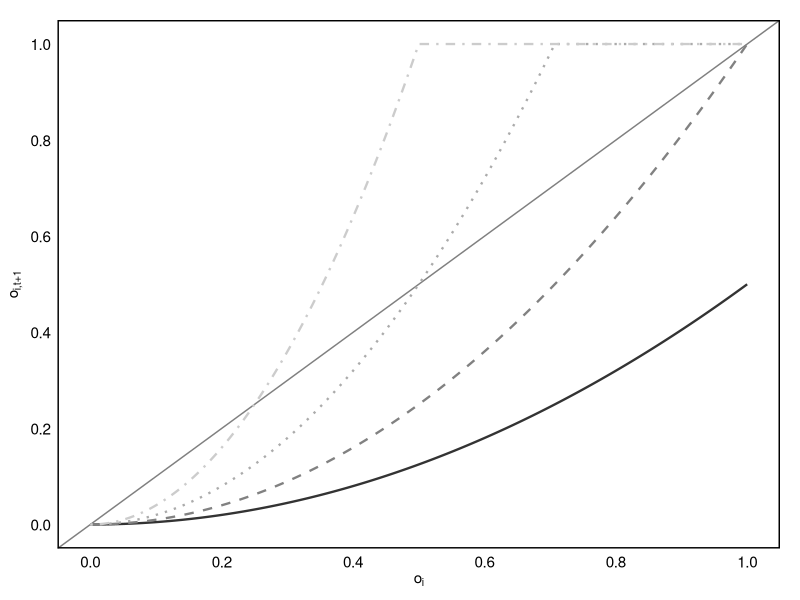
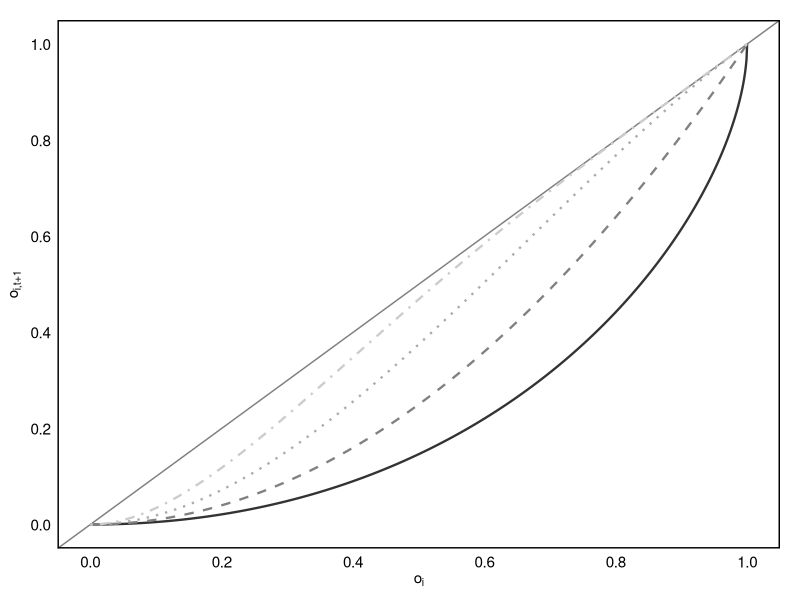
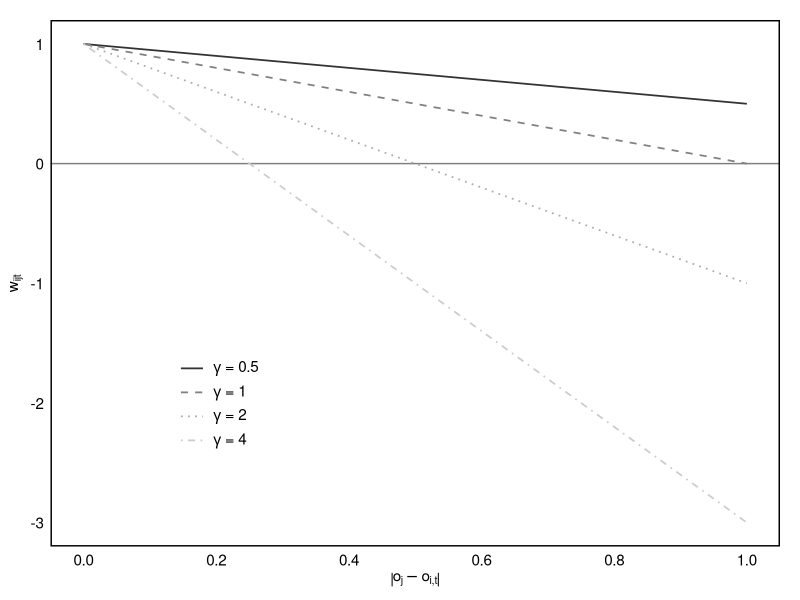
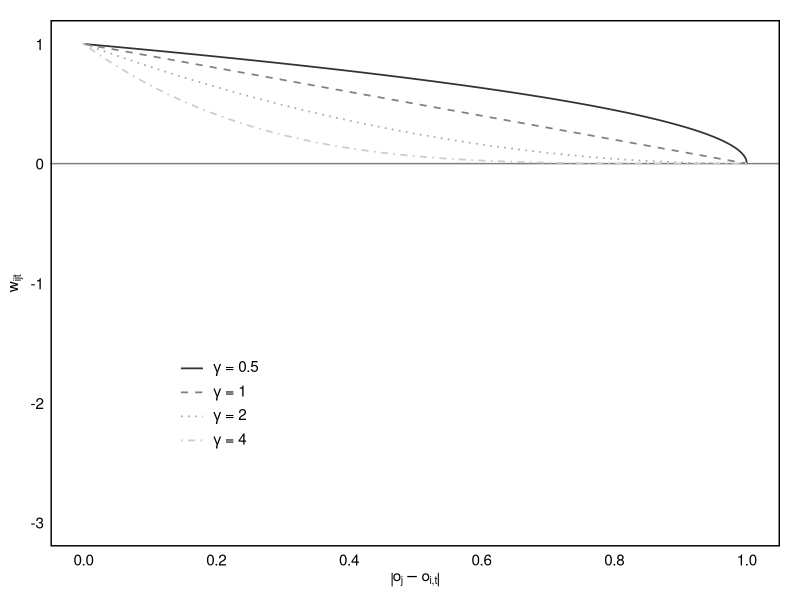
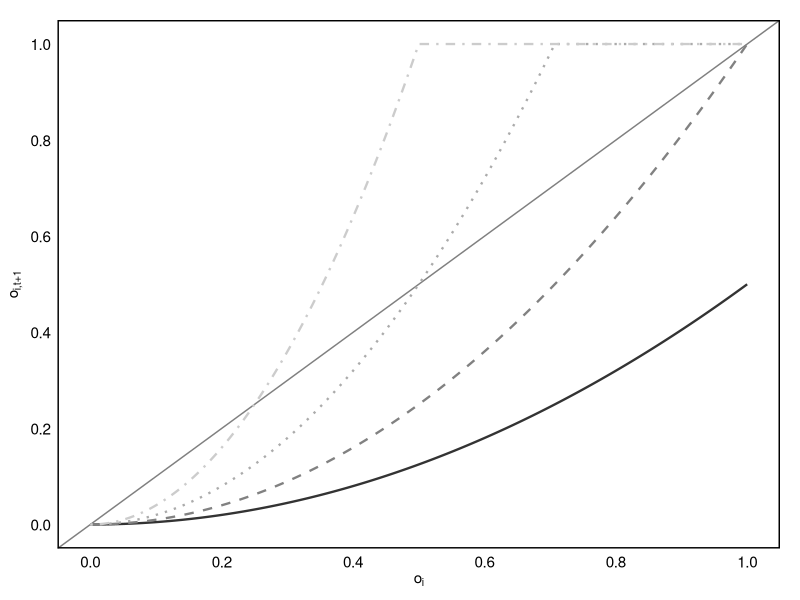
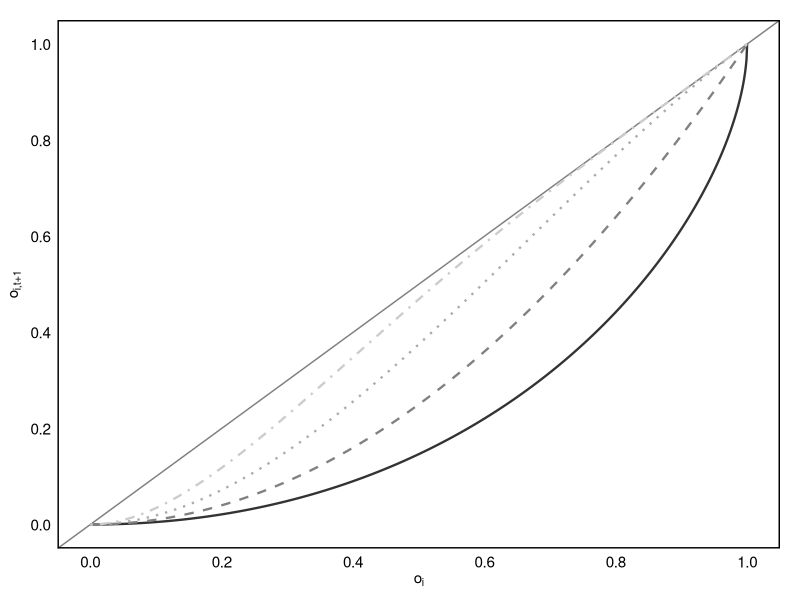
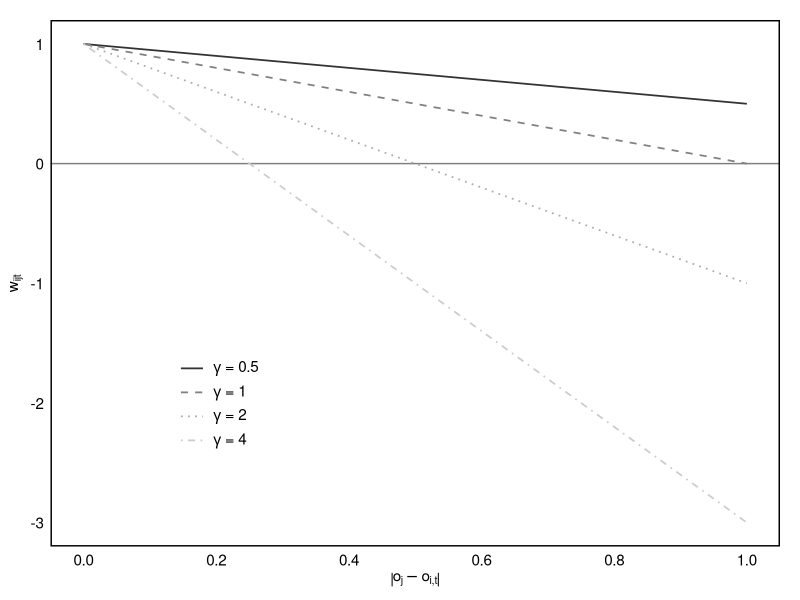
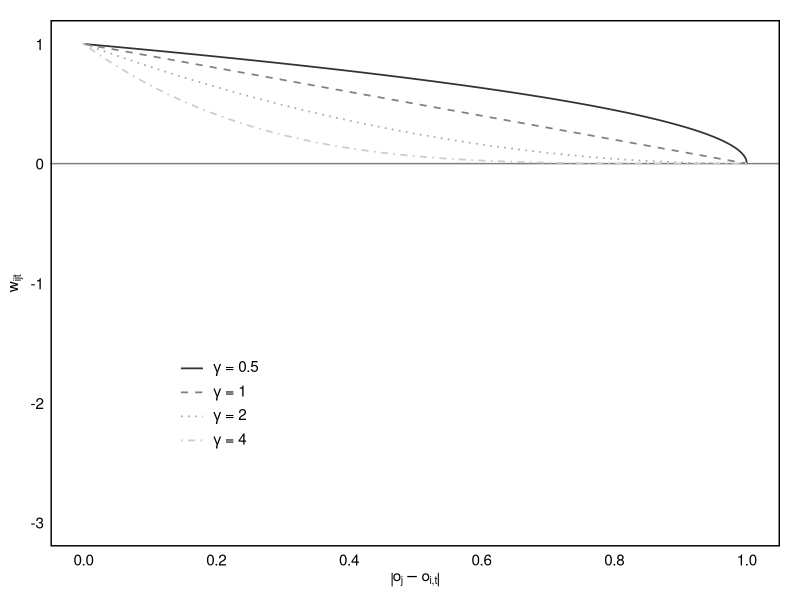

The R source for these figures, in order:
library(ggplot2)

# setting the theme and creating labels ----

theme_set(theme_minimal() +
            theme(axis.text=element_text(size=11,color='black'),
                  axis.title=element_text(size=11),
                  plot.margin = unit(c(1, 1, 0.5, 0.5), "lines"),
                  panel.border = element_rect(fill=NA,color="black", size=1,linetype="solid"),
                  panel.grid.major = element_blank(),
                  panel.grid.minor = element_blank())
)

labs <- c(expression(paste(gamma,' = ',0.5)),
          expression(paste(gamma,' = ',1)),
          expression(paste(gamma,' = ',2)),
          expression(paste(gamma,' = ',4)))

# influence functions and weights ----

fw    <- function(x,y=0,gamma=1){ 1 - (gamma * abs(y - x)) }
fw_bc <- function(x,y=0,gamma=1){ (1 - abs(y - x)) ^ gamma }

cf    <- function(x, y=0, alpha=1, gamma=1){ 
  x2 = x + alpha * fw(x,y,gamma) * (y-x) 
  if(x2>1){ x2 = 1 }
  if(x2<0){ x2 = 0 }
  return(x2)
}
cf_bc <- function(x, y=0, alpha=1, gamma=1){ 
  x2 = x + alpha * fw_bc(x,y,gamma) * (y-x) 
  if(x2>1){ x2 = 1 }
  if(x2<0){ x2 = 0 }
  return(x2)
}

    # the function used in Bayesian models
ncf   <- function(x, y=0, alpha=1, gamma=1, beta=NA){ 
  if(is.na(beta)){ beta = gamma * alpha }  # maybe not true for alpha<1
  x2 = x + alpha * (y - x) - beta * abs(y - x) * (y - x)
  if(x2>1){ x2 = 1 }
  if(x2<0){ x2 = 0 }
  return(x2)
}

# plotting opinion change ----

  # WLI

df <- expand.grid( x1 = c(0:1000) / 1000 ,
                   gamma = c(0.5,1,2,4),
                   x2 = NA)
for(i in 1:nrow(df)) df$x2[i] <- cf(df$x1[i], gamma=df$gamma[i])
df$gamma <- as.factor(df$gamma)

(p.change.wli <- ggplot(df,aes(x=x1, y=x2, linetype=gamma, color=gamma)) + 
  geom_abline(intercept=0, slope=1, lty=1, color='grey50', size=.5) + 
  geom_line(size=.8) +
  scale_x_continuous(breaks=c(0:5)/5, limits=c(0,1), name=expression(o['i'])) + 
  scale_y_continuous(breaks=c(0:5)/5, limits=c(0,1), name=expression(o['i,t+1'])) + 
  scale_color_grey("",labels=labs) +
  scale_linetype_manual("",labels=labs,values=c(1,2,3,4)) +
  theme(
    legend.title = element_blank(),
    legend.position = 'none', #c(.2,.75),
    legend.text = element_text(size=11),#, margin = margin(b=-10, unit='mm')),
    legend.text.align = 0,
    legend.key.width = unit(9,'mm')
    ))



  # BC

df <- expand.grid( x1 = c(0:1000) / 1000 ,
                   gamma = c(0.5,1,2,4),
                   x2 = NA)
for(i in 1:nrow(df)) df$x2[i] <- cf_bc(df$x1[i], gamma=df$gamma[i])
df$gamma <- as.factor(df$gamma)

(p.change.bc <- ggplot(df,aes(x=x1, y=x2, linetype=gamma, color=gamma)) + 
  geom_abline(intercept=0, slope=1, lty=1, color='grey50', size=.5) + 
  geom_line(size=.8) +
  scale_x_continuous(breaks=c(0:5)/5, limits=c(0,1), name=expression(o['i'])) + 
  scale_y_continuous(breaks=c(0:5)/5, limits=c(0,1), name=expression(o['i,t+1'])) + 
  scale_color_grey("",labels=labs) +
  scale_linetype_manual("",labels=labs,values=c(1,2,3,4)) +
  theme(
    legend.title = element_blank(),
    legend.position = 'none', #c(.2,.75),
    legend.text = element_text(size=11),
    legend.text.align = 0,
    legend.key.width = unit(9,'mm')
  ))


## plotting the weights ----

  # WLI

df <- expand.grid( x1 = c(0:1000) / 1000 ,
                   gamma = c(0.5,1,2,4),
                   x2 = NA )
for(i in 1:nrow(df)) df$x2[i] <- fw(df$x1[i], gamma=df$gamma[i])
df$gamma <- as.factor(df$gamma)

(p.weight.wli <- ggplot(df,aes(x=x1, y=x2, linetype=gamma, color=gamma)) + 
  geom_abline(intercept=0, slope=0, lty=1, color='grey50', size=.5) + 
  geom_line(size=.6) +
  scale_x_continuous(breaks=c(0:5)/5, limits=c(0,1), name=expression(abs(o['j'] - o['i,t']))) + 
  scale_y_continuous(breaks=c(-3:1), limits=c(-3,1), name=expression(w['ijt'])) + 
  scale_color_grey("",labels=labs) +
  scale_linetype_manual("",labels=labs,values=c(1,2,3,4)) +
  theme(
    legend.title = element_blank(),
    legend.position = c(.23,.27),
    legend.text = element_text(size=11),
    legend.text.align = 0,
    legend.key.width = unit(7,'mm')
  ))


  # BC

df <- expand.grid( x1 = c(0:1000) / 1000 ,
                   gamma = c(0.5,1,2,4),
                   x2 = NA )
for(i in 1:nrow(df)) df$x2[i] <- fw_bc(df$x1[i], gamma=df$gamma[i])
df$gamma <- as.factor(df$gamma)

(p.weight.bc <- ggplot(df,aes(x=x1, y=x2, linetype=gamma, color=gamma)) + 
    geom_abline(intercept=0, slope=0, lty=1, color='grey50', size=.5) + 
    geom_line(size=.6) +
    scale_x_continuous(breaks=c(0:5)/5, limits=c(0,1), name=expression(abs(o['j'] - o['i,t']))) + 
    scale_y_continuous(breaks=c(-3:1), limits=c(-3,1), name=expression(w['ijt'])) + 
    scale_color_grey("",labels=labs) +
    scale_linetype_manual("",labels=labs,values=c(1,2,3,4)) +
    theme(
      legend.title = element_blank(),
      legend.position = c(.23,.27),
      legend.text = element_text(size=11),
      legend.text.align = 0,
      legend.key.width = unit(7,'mm')
    ))




# saving the plots ----

ggsave('output/influence_predict_wli.eps',p.change.wli,width=35*2,height=32*2,units=c('mm'))
ggsave('output/influence_predict_bc.eps', p.change.bc, width=35*2,height=32*2,units=c('mm'))
ggsave('output/influence_weights_wli.eps',p.weight.wli,width=35*2,height=32*2,units=c('mm'))
ggsave('output/influence_weights_bc.eps', p.weight.bc, width=35*2,height=32*2,units=c('mm'))
